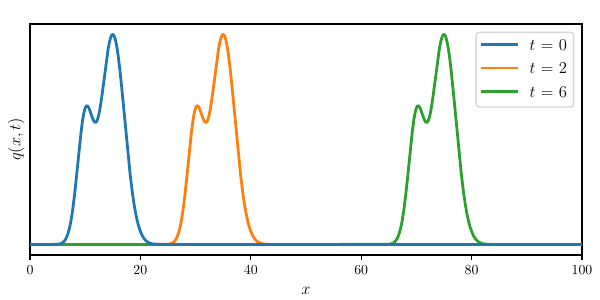

Recreate this plot in Python.
#!/usr/bin/env python3

#-----------------------------------------------------------------
# Create a plot for the Riemann IVP
#-----------------------------------------------------------------


import numpy as np
from matplotlib import pyplot as plt
import matplotlib

params = {
    'axes.labelsize': 12,
    'axes.titlesize': 14,
    'font.size': 16,
    'font.family': 'serif',
    'font.serif': 'DejaVu Sans',
    'legend.fontsize': 12,
    'xtick.labelsize': 10,
    'ytick.labelsize': 10,
    'text.usetex': True,
    'figure.subplot.left'    : 0.05,
    'figure.subplot.right'   : 0.97,
    'figure.subplot.bottom'  : 0.15,
    'figure.subplot.top'     : 0.92,
    'figure.subplot.wspace'  : 0.25,
    'figure.subplot.hspace'  : 0.25,
    'figure.dpi' : 200,
    'lines.markersize' : 6,
    'lines.linewidth' : 2.
}

matplotlib.rcParams.update(params)

fig = plt.figure(figsize=(6, 3))
ax = fig.add_subplot(111)

x = np.linspace(-100, 100., 2000)

def f(x):

    amp1 = 1.
    amp2 = 1.7
    width1 = 2.
    width2 = 3.
    loc1 = 10.
    loc2 = 15.
    exp1 = amp1 * np.exp(-(x - loc1)**2/ width1**2)
    exp2 = amp2 * np.exp(-(x - loc2)**2/ width2**2)

    return exp1 + exp2

a = 10
t1 = 2
t2 = 6

x1 = x + a * t1
x2 = x + a * t2

ax.plot(x, f(x), label=r"$t$ = 0", zorder=4)
ax.plot(x1, f(x), label=r"$t$ = "+str(t1))
ax.plot(x2, f(x), label=r"$t$ = "+str(t2))
ax.set_xlim(0, 100)
ax.legend()
ax.set_yticks([])
ax.set_yticklabels([])
ax.set_xlabel("$x$")
ax.set_ylabel("$q(x, t)$")

#  plt.show()
plt.savefig("linear_advection_solution.pdf")

